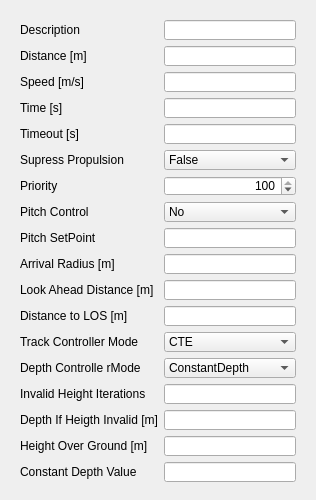
<?xml version="1.0" encoding="UTF-8"?>
<ui version="4.0">
 <class>Form</class>
 <widget class="QWidget" name="Form">
  <property name="geometry">
   <rect>
    <x>0</x>
    <y>0</y>
    <width>286</width>
    <height>500</height>
   </rect>
  </property>
  <property name="minimumSize">
   <size>
    <width>0</width>
    <height>500</height>
   </size>
  </property>
  <property name="maximumSize">
   <size>
    <width>16777215</width>
    <height>500</height>
   </size>
  </property>
  <property name="windowTitle">
   <string>Form</string>
  </property>
  <property name="locale">
   <locale language="English" country="Germany"/>
  </property>
  <layout class="QGridLayout" name="gridLayout">
   <item row="0" column="0">
    <widget class="QWidget" name="widget_3" native="true">
     <property name="minimumSize">
      <size>
       <width>0</width>
       <height>480</height>
      </size>
     </property>
     <property name="maximumSize">
      <size>
       <width>16777215</width>
       <height>480</height>
      </size>
     </property>
     <property name="locale">
      <locale language="English" country="Germany"/>
     </property>
     <layout class="QFormLayout" name="formLayout">
      <property name="fieldGrowthPolicy">
       <enum>QFormLayout::AllNonFixedFieldsGrow</enum>
      </property>
      <item row="0" column="0">
       <widget class="QLabel" name="label_7">
        <property name="locale">
         <locale language="English" country="Germany"/>
        </property>
        <property name="text">
         <string>Description</string>
        </property>
       </widget>
      </item>
      <item row="0" column="1">
       <widget class="QLineEdit" name="editDescription">
        <property name="maximumSize">
         <size>
          <width>150</width>
          <height>16777215</height>
         </size>
        </property>
        <property name="locale">
         <locale language="English" country="Germany"/>
        </property>
        <property name="alignment">
         <set>Qt::AlignRight|Qt::AlignTrailing|Qt::AlignVCenter</set>
        </property>
        <property name="readOnly">
         <bool>false</bool>
        </property>
       </widget>
      </item>
      <item row="1" column="0">
       <widget class="QLabel" name="label_20">
        <property name="locale">
         <locale language="English" country="Germany"/>
        </property>
        <property name="text">
         <string>Distance [m]</string>
        </property>
       </widget>
      </item>
      <item row="1" column="1">
       <widget class="QLineEdit" name="editDistance">
        <property name="maximumSize">
         <size>
          <width>150</width>
          <height>16777215</height>
         </size>
        </property>
        <property name="locale">
         <locale language="English" country="Germany"/>
        </property>
        <property name="maxLength">
         <number>7</number>
        </property>
        <property name="alignment">
         <set>Qt::AlignRight|Qt::AlignTrailing|Qt::AlignVCenter</set>
        </property>
        <property name="readOnly">
         <bool>true</bool>
        </property>
       </widget>
      </item>
      <item row="2" column="0">
       <widget class="QLabel" name="label_8">
        <property name="locale">
         <locale language="English" country="Germany"/>
        </property>
        <property name="text">
         <string>Speed [m/s]</string>
        </property>
       </widget>
      </item>
      <item row="2" column="1">
       <widget class="QLineEdit" name="editSpeed">
        <property name="maximumSize">
         <size>
          <width>150</width>
          <height>16777215</height>
         </size>
        </property>
        <property name="locale">
         <locale language="English" country="Germany"/>
        </property>
        <property name="maxLength">
         <number>4</number>
        </property>
        <property name="alignment">
         <set>Qt::AlignRight|Qt::AlignTrailing|Qt::AlignVCenter</set>
        </property>
        <property name="readOnly">
         <bool>false</bool>
        </property>
       </widget>
      </item>
      <item row="3" column="0">
       <widget class="QLabel" name="label_19">
        <property name="locale">
         <locale language="English" country="Germany"/>
        </property>
        <property name="text">
         <string>Time [s]</string>
        </property>
       </widget>
      </item>
      <item row="3" column="1">
       <widget class="QLineEdit" name="editTime">
        <property name="maximumSize">
         <size>
          <width>150</width>
          <height>16777215</height>
         </size>
        </property>
        <property name="locale">
         <locale language="English" country="Germany"/>
        </property>
        <property name="maxLength">
         <number>10</number>
        </property>
        <property name="alignment">
         <set>Qt::AlignRight|Qt::AlignTrailing|Qt::AlignVCenter</set>
        </property>
        <property name="readOnly">
         <bool>true</bool>
        </property>
       </widget>
      </item>
      <item row="4" column="0">
       <widget class="QLabel" name="label_9">
        <property name="locale">
         <locale language="English" country="Germany"/>
        </property>
        <property name="text">
         <string>Timeout [s]</string>
        </property>
       </widget>
      </item>
      <item row="4" column="1">
       <widget class="QLineEdit" name="editTimeout">
        <property name="maximumSize">
         <size>
          <width>150</width>
          <height>16777215</height>
         </size>
        </property>
        <property name="locale">
         <locale language="English" country="Germany"/>
        </property>
        <property name="maxLength">
         <number>11</number>
        </property>
        <property name="alignment">
         <set>Qt::AlignRight|Qt::AlignTrailing|Qt::AlignVCenter</set>
        </property>
        <property name="readOnly">
         <bool>false</bool>
        </property>
       </widget>
      </item>
      <item row="5" column="0">
       <widget class="QLabel" name="label_21">
        <property name="locale">
         <locale language="English" country="Germany"/>
        </property>
        <property name="text">
         <string>Supress Propulsion</string>
        </property>
       </widget>
      </item>
      <item row="5" column="1">
       <widget class="QComboBox" name="comboSupressPropulsion">
        <property name="maximumSize">
         <size>
          <width>150</width>
          <height>16777215</height>
         </size>
        </property>
        <property name="locale">
         <locale language="English" country="Germany"/>
        </property>
        <item>
         <property name="text">
          <string>False</string>
         </property>
        </item>
        <item>
         <property name="text">
          <string>True</string>
         </property>
        </item>
       </widget>
      </item>
      <item row="6" column="0">
       <widget class="QLabel" name="label_10">
        <property name="locale">
         <locale language="English" country="Germany"/>
        </property>
        <property name="text">
         <string>Priority</string>
        </property>
       </widget>
      </item>
      <item row="6" column="1">
       <widget class="QSpinBox" name="spinBoxPriority">
        <property name="maximumSize">
         <size>
          <width>150</width>
          <height>16777215</height>
         </size>
        </property>
        <property name="locale">
         <locale language="English" country="Germany"/>
        </property>
        <property name="alignment">
         <set>Qt::AlignRight|Qt::AlignTrailing|Qt::AlignVCenter</set>
        </property>
        <property name="maximum">
         <number>100</number>
        </property>
        <property name="value">
         <number>100</number>
        </property>
       </widget>
      </item>
      <item row="7" column="0">
       <widget class="QLabel" name="label_12">
        <property name="locale">
         <locale language="English" country="Germany"/>
        </property>
        <property name="text">
         <string>Pitch Control</string>
        </property>
       </widget>
      </item>
      <item row="7" column="1">
       <widget class="QComboBox" name="comboPitchControl">
        <property name="enabled">
         <bool>true</bool>
        </property>
        <property name="maximumSize">
         <size>
          <width>150</width>
          <height>16777215</height>
         </size>
        </property>
        <property name="locale">
         <locale language="English" country="Germany"/>
        </property>
        <item>
         <property name="text">
          <string>No</string>
         </property>
        </item>
        <item>
         <property name="text">
          <string>Yes</string>
         </property>
        </item>
       </widget>
      </item>
      <item row="8" column="0">
       <widget class="QLabel" name="label_13">
        <property name="locale">
         <locale language="English" country="Germany"/>
        </property>
        <property name="text">
         <string>Pitch SetPoint</string>
        </property>
       </widget>
      </item>
      <item row="8" column="1">
       <widget class="QLineEdit" name="editPitchSetPoint">
        <property name="enabled">
         <bool>true</bool>
        </property>
        <property name="maximumSize">
         <size>
          <width>150</width>
          <height>16777215</height>
         </size>
        </property>
        <property name="locale">
         <locale language="English" country="Germany"/>
        </property>
        <property name="alignment">
         <set>Qt::AlignRight|Qt::AlignTrailing|Qt::AlignVCenter</set>
        </property>
       </widget>
      </item>
      <item row="9" column="0">
       <widget class="QLabel" name="label_14">
        <property name="locale">
         <locale language="English" country="Germany"/>
        </property>
        <property name="text">
         <string>Arrival Radius [m]</string>
        </property>
       </widget>
      </item>
      <item row="9" column="1">
       <widget class="QLineEdit" name="editArrivalRadius">
        <property name="maximumSize">
         <size>
          <width>150</width>
          <height>16777215</height>
         </size>
        </property>
        <property name="locale">
         <locale language="English" country="Germany"/>
        </property>
        <property name="maxLength">
         <number>5</number>
        </property>
        <property name="alignment">
         <set>Qt::AlignRight|Qt::AlignTrailing|Qt::AlignVCenter</set>
        </property>
       </widget>
      </item>
      <item row="10" column="0">
       <widget class="QLabel" name="label_15">
        <property name="locale">
         <locale language="English" country="Germany"/>
        </property>
        <property name="text">
         <string>Look Ahead Distance [m]</string>
        </property>
       </widget>
      </item>
      <item row="10" column="1">
       <widget class="QLineEdit" name="editLookAheadDistance">
        <property name="maximumSize">
         <size>
          <width>150</width>
          <height>16777215</height>
         </size>
        </property>
        <property name="locale">
         <locale language="English" country="Germany"/>
        </property>
        <property name="alignment">
         <set>Qt::AlignRight|Qt::AlignTrailing|Qt::AlignVCenter</set>
        </property>
       </widget>
      </item>
      <item row="11" column="0">
       <widget class="QLabel" name="label_16">
        <property name="toolTip">
         <string/>
        </property>
        <property name="locale">
         <locale language="English" country="Germany"/>
        </property>
        <property name="text">
         <string>Distance to LOS [m]</string>
        </property>
       </widget>
      </item>
      <item row="11" column="1">
       <widget class="QLineEdit" name="editDistToLOS">
        <property name="maximumSize">
         <size>
          <width>150</width>
          <height>16777215</height>
         </size>
        </property>
        <property name="locale">
         <locale language="English" country="Germany"/>
        </property>
        <property name="maxLength">
         <number>7</number>
        </property>
        <property name="alignment">
         <set>Qt::AlignRight|Qt::AlignTrailing|Qt::AlignVCenter</set>
        </property>
       </widget>
      </item>
      <item row="12" column="0">
       <widget class="QLabel" name="label">
        <property name="locale">
         <locale language="English" country="Germany"/>
        </property>
        <property name="text">
         <string>Track Controller Mode</string>
        </property>
       </widget>
      </item>
      <item row="12" column="1">
       <widget class="QComboBox" name="comboTrackControllerMode">
        <property name="maximumSize">
         <size>
          <width>150</width>
          <height>16777215</height>
         </size>
        </property>
        <property name="locale">
         <locale language="English" country="Germany"/>
        </property>
        <item>
         <property name="text">
          <string>CTE</string>
         </property>
        </item>
        <item>
         <property name="text">
          <string>LOS</string>
         </property>
        </item>
       </widget>
      </item>
      <item row="13" column="0">
       <widget class="QLabel" name="label_6">
        <property name="locale">
         <locale language="English" country="Germany"/>
        </property>
        <property name="text">
         <string>Depth Controlle rMode</string>
        </property>
       </widget>
      </item>
      <item row="13" column="1">
       <widget class="QComboBox" name="comboDepthControllerMode">
        <property name="maximumSize">
         <size>
          <width>150</width>
          <height>16777215</height>
         </size>
        </property>
        <property name="locale">
         <locale language="English" country="Germany"/>
        </property>
        <item>
         <property name="text">
          <string>ConstantDepth</string>
         </property>
        </item>
        <item>
         <property name="text">
          <string>HeightOverGround</string>
         </property>
        </item>
       </widget>
      </item>
      <item row="14" column="0">
       <widget class="QLabel" name="label_17">
        <property name="locale">
         <locale language="English" country="Germany"/>
        </property>
        <property name="text">
         <string>Invalid Height Iterations</string>
        </property>
       </widget>
      </item>
      <item row="14" column="1">
       <widget class="QLineEdit" name="editHeightIterations">
        <property name="maximumSize">
         <size>
          <width>150</width>
          <height>16777215</height>
         </size>
        </property>
        <property name="locale">
         <locale language="English" country="Germany"/>
        </property>
        <property name="alignment">
         <set>Qt::AlignRight|Qt::AlignTrailing|Qt::AlignVCenter</set>
        </property>
       </widget>
      </item>
      <item row="15" column="0">
       <widget class="QLabel" name="label_18">
        <property name="locale">
         <locale language="English" country="Germany"/>
        </property>
        <property name="text">
         <string>Depth If Heigth Invalid [m]</string>
        </property>
       </widget>
      </item>
      <item row="15" column="1">
       <widget class="QLineEdit" name="editDepthIfHeightInvalid">
        <property name="maximumSize">
         <size>
          <width>150</width>
          <height>16777215</height>
         </size>
        </property>
        <property name="locale">
         <locale language="English" country="Germany"/>
        </property>
        <property name="maxLength">
         <number>8</number>
        </property>
        <property name="alignment">
         <set>Qt::AlignRight|Qt::AlignTrailing|Qt::AlignVCenter</set>
        </property>
       </widget>
      </item>
      <item row="16" column="0">
       <widget class="QLabel" name="label_4">
        <property name="locale">
         <locale language="English" country="Germany"/>
        </property>
        <property name="text">
         <string>Height Over Ground [m]</string>
        </property>
       </widget>
      </item>
      <item row="16" column="1">
       <widget class="QLineEdit" name="editHeightOverGround">
        <property name="maximumSize">
         <size>
          <width>150</width>
          <height>16777215</height>
         </size>
        </property>
        <property name="locale">
         <locale language="English" country="Germany"/>
        </property>
        <property name="maxLength">
         <number>8</number>
        </property>
        <property name="alignment">
         <set>Qt::AlignRight|Qt::AlignTrailing|Qt::AlignVCenter</set>
        </property>
       </widget>
      </item>
      <item row="17" column="0">
       <widget class="QLabel" name="label_11">
        <property name="locale">
         <locale language="English" country="Germany"/>
        </property>
        <property name="text">
         <string>Constant Depth Value</string>
        </property>
       </widget>
      </item>
      <item row="17" column="1">
       <widget class="QLineEdit" name="editConstantDepth">
        <property name="maximumSize">
         <size>
          <width>150</width>
          <height>16777215</height>
         </size>
        </property>
        <property name="locale">
         <locale language="English" country="Germany"/>
        </property>
        <property name="maxLength">
         <number>8</number>
        </property>
        <property name="alignment">
         <set>Qt::AlignRight|Qt::AlignTrailing|Qt::AlignVCenter</set>
        </property>
       </widget>
      </item>
     </layout>
    </widget>
   </item>
  </layout>
 </widget>
 <resources/>
 <connections/>
</ui>
